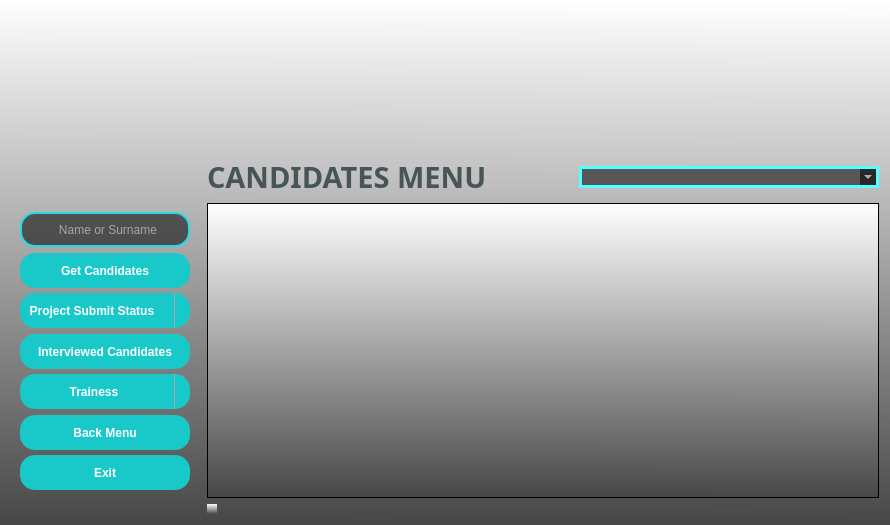
<?xml version="1.0" encoding="UTF-8"?>
<ui version="4.0">
 <class>FormCandidates</class>
 <widget class="QWidget" name="FormCandidates">
  <property name="geometry">
   <rect>
    <x>0</x>
    <y>0</y>
    <width>890</width>
    <height>525</height>
   </rect>
  </property>
  <property name="sizePolicy">
   <sizepolicy hsizetype="Preferred" vsizetype="Preferred">
    <horstretch>0</horstretch>
    <verstretch>0</verstretch>
   </sizepolicy>
  </property>
  <property name="minimumSize">
   <size>
    <width>835</width>
    <height>525</height>
   </size>
  </property>
  <property name="font">
   <font>
    <pointsize>7</pointsize>
   </font>
  </property>
  <property name="windowTitle">
   <string>CANDIDATES PAGE</string>
  </property>
  <property name="windowIcon">
   <iconset>
    <normaloff>pictures/logo_organization1.ico</normaloff>pictures/logo_organization1.ico</iconset>
  </property>
  <property name="styleSheet">
   <string notr="true">background-color: qlineargradient(spread:pad, x1:0.489, y1:1, x2:0.494, y2:0, stop:0 rgba(71, 71, 71, 255), stop:1 rgba(255, 255, 255, 255));</string>
  </property>
  <layout class="QVBoxLayout" name="verticalLayout_2">
   <item>
    <layout class="QHBoxLayout" name="horizontalLayout">
     <item>
      <widget class="QLabel" name="labelPicture">
       <property name="minimumSize">
        <size>
         <width>150</width>
         <height>130</height>
        </size>
       </property>
       <property name="maximumSize">
        <size>
         <width>150</width>
         <height>130</height>
        </size>
       </property>
       <property name="styleSheet">
        <string notr="true">background-color: rgba(0, 0, 0,0%);</string>
       </property>
       <property name="text">
        <string/>
       </property>
       <property name="pixmap">
        <pixmap>pictures/menu_candidates.png</pixmap>
       </property>
       <property name="scaledContents">
        <bool>true</bool>
       </property>
      </widget>
     </item>
     <item>
      <widget class="QLabel" name="labelLogo1">
       <property name="minimumSize">
        <size>
         <width>130</width>
         <height>140</height>
        </size>
       </property>
       <property name="maximumSize">
        <size>
         <width>130</width>
         <height>140</height>
        </size>
       </property>
       <property name="styleSheet">
        <string notr="true">background-color: rgba(0, 0, 0,0%);</string>
       </property>
       <property name="text">
        <string/>
       </property>
       <property name="pixmap">
        <pixmap>pictures/logo_organization1.ico</pixmap>
       </property>
      </widget>
     </item>
     <item>
      <widget class="QLabel" name="labelLogo2">
       <property name="sizePolicy">
        <sizepolicy hsizetype="Fixed" vsizetype="Fixed">
         <horstretch>0</horstretch>
         <verstretch>0</verstretch>
        </sizepolicy>
       </property>
       <property name="minimumSize">
        <size>
         <width>522</width>
         <height>110</height>
        </size>
       </property>
       <property name="maximumSize">
        <size>
         <width>522</width>
         <height>110</height>
        </size>
       </property>
       <property name="styleSheet">
        <string notr="true">background-color: rgba(0, 0, 0,0%);</string>
       </property>
       <property name="text">
        <string/>
       </property>
       <property name="pixmap">
        <pixmap>pictures/logo_organization2.png</pixmap>
       </property>
       <property name="scaledContents">
        <bool>true</bool>
       </property>
      </widget>
     </item>
     <item>
      <spacer name="horizontalSpacer_3">
       <property name="orientation">
        <enum>Qt::Horizontal</enum>
       </property>
       <property name="sizeHint" stdset="0">
        <size>
         <width>40</width>
         <height>20</height>
        </size>
       </property>
      </spacer>
     </item>
    </layout>
   </item>
   <item>
    <layout class="QHBoxLayout" name="horizontalLayout_2">
     <item>
      <widget class="QLabel" name="labelAreaKeeper1">
       <property name="minimumSize">
        <size>
         <width>190</width>
         <height>40</height>
        </size>
       </property>
       <property name="maximumSize">
        <size>
         <width>190</width>
         <height>40</height>
        </size>
       </property>
       <property name="styleSheet">
        <string notr="true">QLabel {
	background-color: rgba(0, 0, 0, 0);
}</string>
       </property>
       <property name="text">
        <string/>
       </property>
      </widget>
     </item>
     <item>
      <widget class="QLabel" name="labelMenu">
       <property name="minimumSize">
        <size>
         <width>350</width>
         <height>40</height>
        </size>
       </property>
       <property name="maximumSize">
        <size>
         <width>350</width>
         <height>40</height>
        </size>
       </property>
       <property name="font">
        <font>
         <family>Arial Black</family>
         <pointsize>22</pointsize>
         <bold>true</bold>
        </font>
       </property>
       <property name="styleSheet">
        <string notr="true">background-color: rgba(0, 0, 0,0%);
color: rgb(71, 84, 88);</string>
       </property>
       <property name="text">
        <string>CANDIDATES MENU</string>
       </property>
       <property name="scaledContents">
        <bool>true</bool>
       </property>
      </widget>
     </item>
     <item>
      <spacer name="horizontalSpacer_2">
       <property name="orientation">
        <enum>Qt::Horizontal</enum>
       </property>
       <property name="sizeHint" stdset="0">
        <size>
         <width>40</width>
         <height>20</height>
        </size>
       </property>
      </spacer>
     </item>
     <item>
      <widget class="QComboBox" name="comboBoxFilterOptions">
       <property name="minimumSize">
        <size>
         <width>300</width>
         <height>0</height>
        </size>
       </property>
       <property name="styleSheet">
        <string notr="true">QComboBox {
	border-radius : 15px;
	border: 3px solid rgb(85, 255, 255);
	background-color: rgba(0, 0, 0,55%);
	color: rgb(255, 255, 255);
}

QComboBox:hover {
	border: 2px solid rgb(255, 80, 0);
}

QComboBox:focus  {
  border: 2px solid rgb(162, 0, 0);
  background-color: rgb(47, 47, 47);
}
</string>
       </property>
      </widget>
     </item>
    </layout>
   </item>
   <item>
    <layout class="QGridLayout" name="gridLayout">
     <item row="0" column="1">
      <widget class="QTableWidget" name="tableWidget"/>
     </item>
     <item row="0" column="0">
      <widget class="QFrame" name="frameButtons">
       <property name="minimumSize">
        <size>
         <width>190</width>
         <height>290</height>
        </size>
       </property>
       <property name="maximumSize">
        <size>
         <width>190</width>
         <height>16777215</height>
        </size>
       </property>
       <property name="styleSheet">
        <string notr="true">QFrame {
	background-color: rgb(0, 0, 0, 0);
}</string>
       </property>
       <layout class="QVBoxLayout" name="verticalLayout">
        <item>
         <widget class="QLineEdit" name="lineEditSearch">
          <property name="enabled">
           <bool>true</bool>
          </property>
          <property name="minimumSize">
           <size>
            <width>170</width>
            <height>35</height>
           </size>
          </property>
          <property name="maximumSize">
           <size>
            <width>170</width>
            <height>35</height>
           </size>
          </property>
          <property name="focusPolicy">
           <enum>Qt::StrongFocus</enum>
          </property>
          <property name="styleSheet">
           <string notr="true">QLineEdit {
  border: 2px solid rgb(35, 218, 233);
  border-radius: 15px;
  color: #FFF;
  padding-left: 15px;
  background-color: rgba(0, 0, 0,55%); 
}

QLineEdit:hover {
	border: 2px solid rgb(255, 80, 0);
}

QLineEdit:focus  {
  border: 2px solid rgb(162, 0, 0);
  background-color: rgb(47, 47, 47);
}
</string>
          </property>
          <property name="text">
           <string/>
          </property>
          <property name="placeholderText">
           <string>      Name or Surname</string>
          </property>
         </widget>
        </item>
        <item>
         <widget class="QPushButton" name="pushButtonGetCandidates">
          <property name="minimumSize">
           <size>
            <width>170</width>
            <height>35</height>
           </size>
          </property>
          <property name="maximumSize">
           <size>
            <width>170</width>
            <height>35</height>
           </size>
          </property>
          <property name="font">
           <font>
            <family>Arial</family>
            <bold>true</bold>
           </font>
          </property>
          <property name="styleSheet">
           <string notr="true">QPushButton{
	border-radius : 15px;
	background-color : rgb(25, 200, 200);
	color: rgb(255, 255, 255);
}

QPushButton:hover{
	background-color: rgb(20, 135, 135);
	border: 2px solid rgb(255, 80, 0);
}</string>
          </property>
          <property name="text">
           <string>Get Candidates</string>
          </property>
         </widget>
        </item>
        <item>
         <widget class="QComboBox" name="comboBoxProjectSubmitStatus">
          <property name="minimumSize">
           <size>
            <width>170</width>
            <height>35</height>
           </size>
          </property>
          <property name="maximumSize">
           <size>
            <width>170</width>
            <height>35</height>
           </size>
          </property>
          <property name="font">
           <font>
            <family>Arial</family>
            <bold>true</bold>
           </font>
          </property>
          <property name="styleSheet">
           <string notr="true">QComboBox {
    border-radius: 15px;
    background-color: rgb(25, 200, 200);
    color: rgb(255, 255, 255);
    padding: 1px 18px 1px 3px;
}

QComboBox:placeholder {
    padding-left: 10px;
    padding-right: 10px;
}

QComboBox::drop-down {
    border: none;
    subcontrol-origin: padding;
    subcontrol-position: top right;
    width: 15px;
    border-left-width: 1px;
    border-left-color: darkgray;
    border-left-style: solid;
    border-top-right-radius: 3px;
    border-bottom-right-radius: 3px;
}

QComboBox::down-arrow {
    width: 14px;
    height: 14px;
}

QComboBox QAbstractItemView::item {
    background-color: rgb(25, 200, 200);
    color: rgb(255, 255, 255);
}

QComboBox QAbstractItemView {
    border: 1px solid darkgray;
    selection-background-color: rgb(20, 135, 135);
    background-color: rgb(25, 200, 200);
    border-radius: 15px;
}

QComboBox:hover {
    background-color: rgb(20, 135, 135); /* QComboBox arka planı hover anında değişiyor */
    border: 2px solid rgb(255, 80, 0); /* Hover ile kenar çizgisi ekleniyor */
}

QToolTip {
 	border-radius: 15px;
	background-color: yellow; 
	color: black; 
	border: 1px solid black;
}
</string>
          </property>
          <property name="placeholderText">
           <string>  Project Submit Status</string>
          </property>
         </widget>
        </item>
        <item>
         <widget class="QPushButton" name="pushButtonInterviewedCandidates">
          <property name="minimumSize">
           <size>
            <width>170</width>
            <height>35</height>
           </size>
          </property>
          <property name="maximumSize">
           <size>
            <width>170</width>
            <height>35</height>
           </size>
          </property>
          <property name="font">
           <font>
            <family>Arial</family>
            <bold>true</bold>
           </font>
          </property>
          <property name="styleSheet">
           <string notr="true">QPushButton{
	border-radius : 15px;
	background-color : rgb(25, 200, 200);
	color: rgb(255, 255, 255);
}

QPushButton:hover{
	background-color: rgb(20, 135, 135);
	border: 2px solid rgb(255, 80, 0);
}</string>
          </property>
          <property name="text">
           <string>Interviewed Candidates</string>
          </property>
         </widget>
        </item>
        <item>
         <widget class="QComboBox" name="comboBoxTrainees">
          <property name="minimumSize">
           <size>
            <width>170</width>
            <height>35</height>
           </size>
          </property>
          <property name="maximumSize">
           <size>
            <width>170</width>
            <height>35</height>
           </size>
          </property>
          <property name="font">
           <font>
            <family>Arial</family>
            <bold>true</bold>
           </font>
          </property>
          <property name="styleSheet">
           <string notr="true">QComboBox {
    border-radius: 15px;
    background-color: rgb(25, 200, 200);
    color: rgb(255, 255, 255);
    padding: 1px 18px 1px 3px;
}

QComboBox:placeholder {
    padding-left: 10px;
    padding-right: 10px;
}

QComboBox::drop-down {
    border: none;
    subcontrol-origin: padding;
    subcontrol-position: top right;
    width: 15px;
    border-left-width: 1px;
    border-left-color: darkgray;
    border-left-style: solid;
    border-top-right-radius: 3px;
    border-bottom-right-radius: 3px;
}

QComboBox::down-arrow {
    width: 14px;
    height: 14px;
}

QComboBox QAbstractItemView::item {
    background-color: rgb(25, 200, 200);
    color: rgb(255, 255, 255);
}

QComboBox QAbstractItemView {
    border: 1px solid darkgray;
    selection-background-color: rgb(20, 135, 135);
    background-color: rgb(25, 200, 200);
    border-radius: 15px;
}

QComboBox:hover {
    background-color: rgb(20, 135, 135); /* QComboBox arka planı hover anında değişiyor */
    border: 2px solid rgb(255, 80, 0); /* Hover ile kenar çizgisi ekleniyor */
}

QToolTip {
 	border-radius: 15px;
	background-color: yellow; 
	color: black; 
	border: 1px solid black;
}</string>
          </property>
          <property name="placeholderText">
           <string>              Trainess </string>
          </property>
         </widget>
        </item>
        <item>
         <widget class="QPushButton" name="pushButtonBackMenu">
          <property name="minimumSize">
           <size>
            <width>170</width>
            <height>35</height>
           </size>
          </property>
          <property name="maximumSize">
           <size>
            <width>170</width>
            <height>35</height>
           </size>
          </property>
          <property name="font">
           <font>
            <family>Arial</family>
            <bold>true</bold>
           </font>
          </property>
          <property name="styleSheet">
           <string notr="true">QPushButton{
	border-radius : 15px;
	background-color : rgb(25, 200, 200);
	color: rgb(255, 255, 255);
}

QPushButton:hover{
	background-color: rgb(20, 135, 135);
	border: 2px solid rgb(255, 80, 0);
}</string>
          </property>
          <property name="text">
           <string>Back Menu</string>
          </property>
         </widget>
        </item>
        <item>
         <widget class="QPushButton" name="pushButtonExit">
          <property name="minimumSize">
           <size>
            <width>170</width>
            <height>35</height>
           </size>
          </property>
          <property name="maximumSize">
           <size>
            <width>170</width>
            <height>35</height>
           </size>
          </property>
          <property name="font">
           <font>
            <family>Arial</family>
            <bold>true</bold>
           </font>
          </property>
          <property name="styleSheet">
           <string notr="true">QPushButton{
	border-radius : 15px;
	background-color : rgb(25, 200, 200);
	color: rgb(255, 255, 255);
}

QPushButton:hover{
	background-color: rgb(20, 135, 135);
	border: 2px solid rgb(255, 80, 0);
}</string>
          </property>
          <property name="text">
           <string>Exit</string>
          </property>
         </widget>
        </item>
        <item>
         <spacer name="verticalSpacer">
          <property name="orientation">
           <enum>Qt::Vertical</enum>
          </property>
          <property name="sizeHint" stdset="0">
           <size>
            <width>20</width>
            <height>40</height>
           </size>
          </property>
         </spacer>
        </item>
       </layout>
      </widget>
     </item>
    </layout>
   </item>
   <item>
    <layout class="QFormLayout" name="formLayout">
     <item row="0" column="0">
      <widget class="QLabel" name="labelAreaKeeper2">
       <property name="minimumSize">
        <size>
         <width>190</width>
         <height>10</height>
        </size>
       </property>
       <property name="maximumSize">
        <size>
         <width>190</width>
         <height>10</height>
        </size>
       </property>
       <property name="styleSheet">
        <string notr="true">QLabel {
	background-color: rgba(0, 0, 0, 0);
}</string>
       </property>
       <property name="text">
        <string/>
       </property>
      </widget>
     </item>
     <item row="0" column="1">
      <widget class="QLabel" name="labelInfo1">
       <property name="enabled">
        <bool>false</bool>
       </property>
       <property name="minimumSize">
        <size>
         <width>10</width>
         <height>10</height>
        </size>
       </property>
       <property name="maximumSize">
        <size>
         <width>10</width>
         <height>10</height>
        </size>
       </property>
       <property name="text">
        <string/>
       </property>
      </widget>
     </item>
    </layout>
   </item>
  </layout>
 </widget>
 <tabstops>
  <tabstop>comboBoxFilterOptions</tabstop>
  <tabstop>tableWidget</tabstop>
  <tabstop>lineEditSearch</tabstop>
  <tabstop>pushButtonGetCandidates</tabstop>
  <tabstop>comboBoxProjectSubmitStatus</tabstop>
  <tabstop>pushButtonInterviewedCandidates</tabstop>
  <tabstop>comboBoxTrainees</tabstop>
  <tabstop>pushButtonBackMenu</tabstop>
  <tabstop>pushButtonExit</tabstop>
 </tabstops>
 <resources/>
 <connections/>
</ui>
